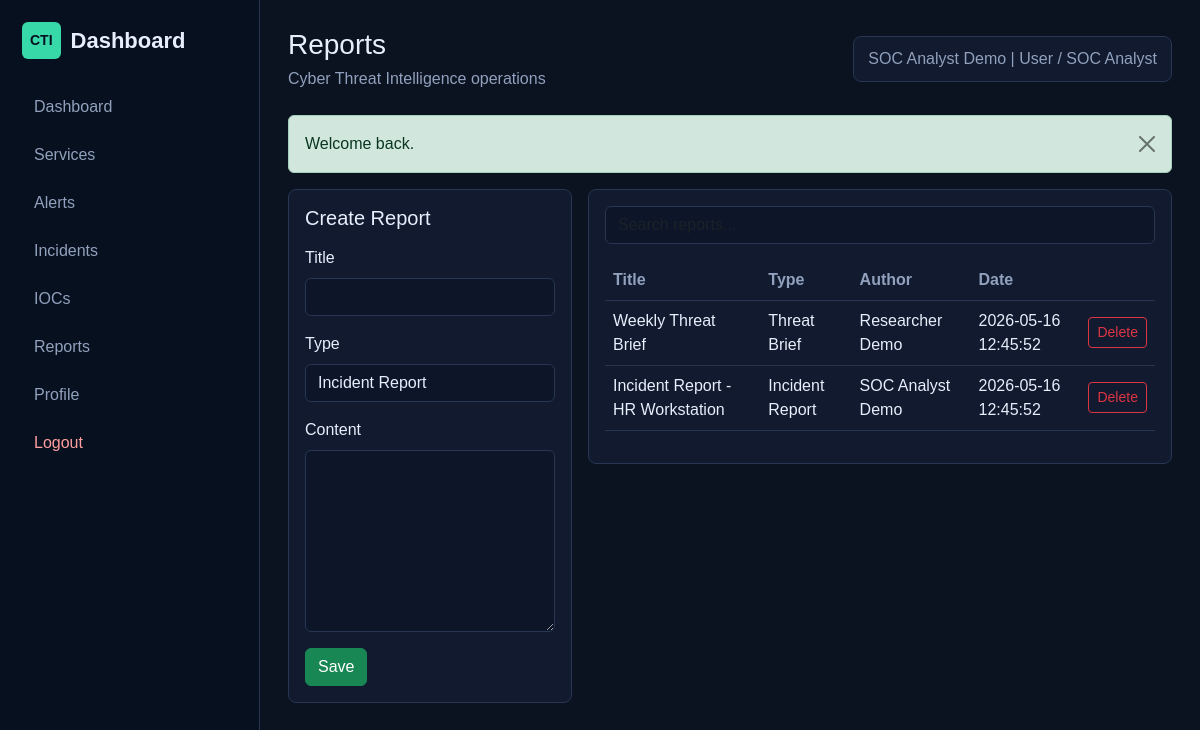
Screenshot of /reports.php (signed in) with the database file from the repository.
### tables this page shows
CREATE TABLE users (
    id INT AUTO_INCREMENT PRIMARY KEY,
    role_id INT NOT NULL,
    name VARCHAR(120) NOT NULL,
    email VARCHAR(160) NOT NULL UNIQUE,
    password VARCHAR(255) NOT NULL,
    phone VARCHAR(40),
    organization VARCHAR(160),
    status ENUM('Active', 'Blocked') DEFAULT 'Active',
    created_at TIMESTAMP DEFAULT CURRENT_TIMESTAMP,
    FOREIGN KEY (role_id) REFERENCES roles(id)
);

CREATE TABLE reports (
    id INT AUTO_INCREMENT PRIMARY KEY,
    title VARCHAR(180) NOT NULL,
    type VARCHAR(80),
    content TEXT,
    created_by INT,
    created_at TIMESTAMP DEFAULT CURRENT_TIMESTAMP,
    FOREIGN KEY (created_by) REFERENCES users(id) ON DELETE SET NULL
);

### reports.php (the view, shortened to what this page needs)
<?php
require_once __DIR__ . '/config/database.php';
require_once __DIR__ . '/includes/functions.php';
$reports = $pdo->query('
    SELECT reports.*, users.name AS author
    FROM reports
    LEFT JOIN users ON users.id = reports.created_by
    ORDER BY reports.created_at DESC
')->fetchAll();
$pageTitle = 'Reports';
include __DIR__ . '/includes/header.php';
?>
<div class="row g-3">
    <div class="col-lg-4">
        <div class="card p-3">
            <h2 class="h5 mb-3">Create Report</h2>
            <form method="post">
                <div class="mb-3"><label class="form-label">Title</label><input name="title" class="form-control" required></div>
                <div class="mb-3"><label class="form-label">Type</label><select name="type" class="form-select"><option>Incident Report</option><option>Threat Brief</option><option>Investigation Summary</option></select></div>
                <div class="mb-3"><label class="form-label">Content</label><textarea name="content" class="form-control" rows="7" required></textarea></div>
                <button class="btn btn-success">Save</button>
            </form>
        </div>
    </div>
    <div class="col-lg-8">
        <div class="card p-3">
            <input class="form-control mb-3" placeholder="Search reports..." data-table-search="#reportsTable">
            <div class="table-responsive">
                <table class="table align-middle" id="reportsTable">
                    <thead><tr><th>Title</th><th>Type</th><th>Author</th><th>Date</th><th></th></tr></thead>
                    <tbody>
                    <?php foreach ($reports as $report): ?>
                        <tr>
                            <td><?= e($report['title']) ?></td>
                            <td><?= e($report['type']) ?></td>
                            <td><?= e($report['author'] ?? 'System') ?></td>
                            <td><?= e($report['created_at']) ?></td>
                            <td>
                                <form method="post" data-confirm="Delete this report?">
                                    <button class="btn btn-sm btn-outline-danger">Delete</button>
                                </form>
                            </td>
                        </tr>
                    <?php endforeach; ?>
                    </tbody>
                </table>
            </div>
        </div>
    </div>
</div>
<?php include __DIR__ . '/includes/footer.php'; ?>

### includes/header.php (shortened to what this page needs)
<?php
require_once __DIR__ . '/functions.php';
$base = strpos($_SERVER['SCRIPT_NAME'], '/admin/') !== false ? '../' : '';
?>
<!doctype html>
<html lang="en">
<head>
    <link href="https://cdn.jsdelivr.net/npm/bootstrap@5.3.3/dist/css/bootstrap.min.css" rel="stylesheet">
    <link rel="stylesheet" href="<?= $base ?>assets/css/style.css">
</head>
<body>
<?php if (is_logged_in()): ?>
<div class="app-shell">
    <?php include __DIR__ . '/sidebar.php'; ?>
    <main class="main-content">
        <div class="topbar">
            <div>
                <h1><?= e($pageTitle ?? 'Dashboard') ?></h1>
                <p><?= e($pageSubtitle ?? 'Cyber Threat Intelligence operations') ?></p>
            </div>
            <div class="user-chip"><?= e(current_user()['name']) ?> | <?= e(role_name()) ?></div>
        </div>
<?php else: ?>
<main class="auth-page">
    <?php show_flash(); ?>
<?php endif; ?>

### assets/css/style.css (style rules this page uses)
:root { --bg: #0b1220; --panel: #111a2e; --panel-2: #17223a; --line: #263653; --text: #e7eefc; --muted: #91a1bd; --accent: #38d9a9; --danger: #ff6b6b; --warning: #ffd166; }
body { background: var(--bg); color: var(--text); font-family: Arial, Helvetica, sans-serif; }
.app-shell { display: flex; min-height: 100vh; }
.main-content { flex: 1; padding: 28px; overflow-x: hidden; }
.topbar { display: flex; justify-content: space-between; gap: 20px; align-items: center; margin-bottom: 24px; }
.topbar h1 { font-size: 28px; margin: 0; }
.topbar p { color: var(--muted); margin: 5px 0 0; }
.user-chip { background: var(--panel); color: var(--muted); border: 1px solid var(--line); border-radius: 8px; padding: 10px 14px; }
.card, .modal-content { background: var(--panel); color: var(--text); border: 1px solid var(--line); border-radius: 8px; }
.table { --bs-table-bg: transparent; --bs-table-color: var(--text); --bs-table-border-color: var(--line); }
.table thead th { color: var(--muted); font-weight: 600; }
.form-control, .form-select { background: #0c1628; color: var(--text); border-color: var(--line); }

### rows the page displays
users: name "SOC Analyst Demo"
reports: title "Weekly Threat Brief", type "Threat Brief", created_by.name "Researcher Demo", created_at "2026-05-16 12:45:52"
reports: title "Incident Report - HR Workstation", type "Incident Report", created_by.name "SOC Analyst Demo", created_at "2026-05-16 12:45:52"

### other values shown
$pageTitle "Reports"
$pageSubtitle "Cyber Threat Intelligence operations"
role_name() "User / SOC Analyst"
$item['message'] "Welcome back."
